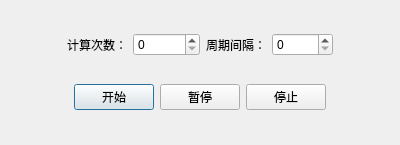
<?xml version="1.0" encoding="UTF-8"?>
<ui version="4.0">
 <class>calculate_control_dialog</class>
 <widget class="QDialog" name="calculate_control_dialog">
  <property name="geometry">
   <rect>
    <x>0</x>
    <y>0</y>
    <width>400</width>
    <height>145</height>
   </rect>
  </property>
  <property name="windowTitle">
   <string>Dialog</string>
  </property>
  <layout class="QVBoxLayout" name="verticalLayout">
   <item>
    <layout class="QHBoxLayout" name="horizontalLayout">
     <item>
      <spacer name="horizontalSpacer">
       <property name="orientation">
        <enum>Qt::Horizontal</enum>
       </property>
       <property name="sizeHint" stdset="0">
        <size>
         <width>40</width>
         <height>20</height>
        </size>
       </property>
      </spacer>
     </item>
     <item>
      <widget class="QLabel" name="label">
       <property name="text">
        <string>计算次数：</string>
       </property>
      </widget>
     </item>
     <item>
      <widget class="QSpinBox" name="spinBox">
       <property name="maximum">
        <number>999999999</number>
       </property>
      </widget>
     </item>
     <item>
      <widget class="QLabel" name="label_2">
       <property name="text">
        <string>周期间隔：</string>
       </property>
      </widget>
     </item>
     <item>
      <widget class="QSpinBox" name="spinBox_CycleTime">
       <property name="maximum">
        <number>99999</number>
       </property>
      </widget>
     </item>
     <item>
      <spacer name="horizontalSpacer_2">
       <property name="orientation">
        <enum>Qt::Horizontal</enum>
       </property>
       <property name="sizeHint" stdset="0">
        <size>
         <width>40</width>
         <height>20</height>
        </size>
       </property>
      </spacer>
     </item>
    </layout>
   </item>
   <item>
    <layout class="QHBoxLayout" name="horizontalLayout_2">
     <item>
      <spacer name="horizontalSpacer_3">
       <property name="orientation">
        <enum>Qt::Horizontal</enum>
       </property>
       <property name="sizeHint" stdset="0">
        <size>
         <width>40</width>
         <height>20</height>
        </size>
       </property>
      </spacer>
     </item>
     <item>
      <widget class="QPushButton" name="btn_start">
       <property name="text">
        <string>开始</string>
       </property>
      </widget>
     </item>
     <item>
      <widget class="QPushButton" name="btn_pause">
       <property name="text">
        <string>暂停</string>
       </property>
      </widget>
     </item>
     <item>
      <widget class="QPushButton" name="btn_stop">
       <property name="text">
        <string>停止</string>
       </property>
      </widget>
     </item>
     <item>
      <spacer name="horizontalSpacer_4">
       <property name="orientation">
        <enum>Qt::Horizontal</enum>
       </property>
       <property name="sizeHint" stdset="0">
        <size>
         <width>40</width>
         <height>20</height>
        </size>
       </property>
      </spacer>
     </item>
    </layout>
   </item>
  </layout>
 </widget>
 <resources/>
 <connections/>
</ui>
